Frame 1 (no input): blank canvas, image omitted
Frame 60 (no input): blank canvas, image omitted
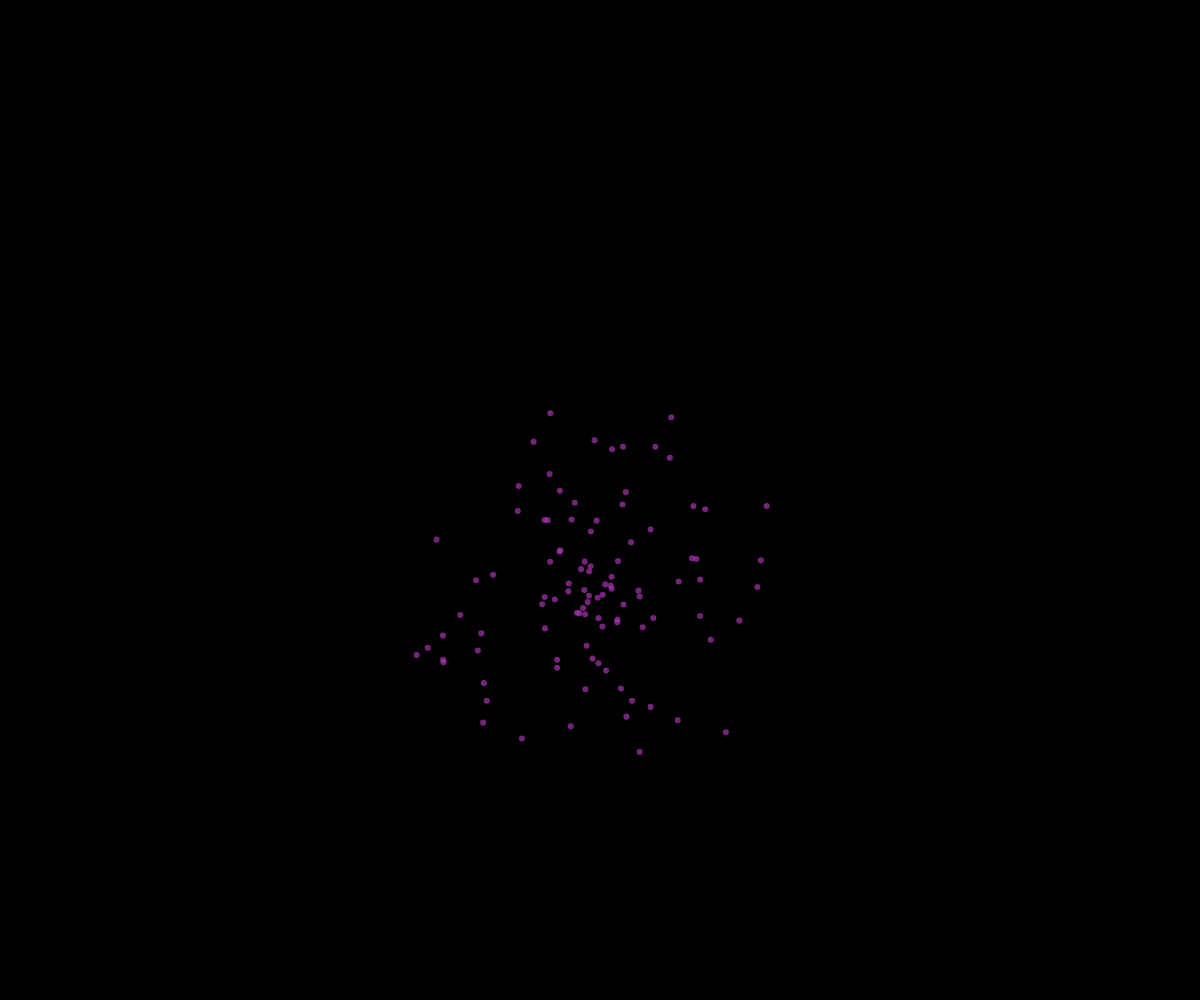
Frame 120 (the mouse pressed at the canvas centre since frame 60)

The p5.js sketch whose frames 1 and 60 were blank and that drew this single picture after the mouse press (run headless with seeded random() and noise() and a simulated clock; from frame 60 on, the mouse is pressed at the canvas centre):

// p5.js sketch
// ── sketch.js
// Fireworksss Project
// Ramit Kapoor
// May 12th, 2020

let fireworks = [];

function setup() {
  createCanvas(windowWidth, windowHeight);
  angleMode(DEGREES);
}

function draw() {
  background(0);
  displayFirework();
}

function mousePressed() {
  createFirework();
}

function createFirework() {
  let randomR = random(0, 255);
  let randomG = random(0, 255);
  let randomB = random(0, 255);
  let randomRadius = random(2, 5);

  for (let i = 0; i < 100; i++) {
    let velocityConstant = random(-3, 3);
    let xDirection = cos(i * 3.6) * velocityConstant;
    let yDirection = sin(i * 3.6) * velocityConstant;

    xDirection += random(-0.3, 0.3);
    yDirection += random(-0.3, 0.3);

    let newFirework = new firework(mouseX, mouseY, randomRadius, xDirection, yDirection, 0.05, randomR, randomG, randomB, 255);
    fireworks.push(newFirework);
  }
}

function displayFirework() {
  for (let i = 0; i < fireworks.length; i++) {
    if (fireworks[i].delete()) {
      fireworks.splice(i, 1);
    }

    else {
      fireworks[i].display();
      fireworks[i].move();
    }
  }
}

class firework {
  constructor(x, y, radius, dx, dy, gravity, r, g, b, a) {
    this.x = x;
    this.y = y;
    this.radius = radius;
    this.dx = dx;
    this.dy = dy;
    this.gravity = gravity;
    this.r = r;
    this.g = g;
    this.b = b;
    this.a = a;
  }

  display() {
    noStroke();
    fill(this.r, this.g, this.b, this.a);
    circle(this.x, this.y, this.radius * 2);
  } 
  
  move() {
    this.dy += this.gravity;
    this.x += this.dx;
    this.y += this.dy;
    this.a -= 1.5;
  }

  delete() {
    return this.a < 0;
  }
}
